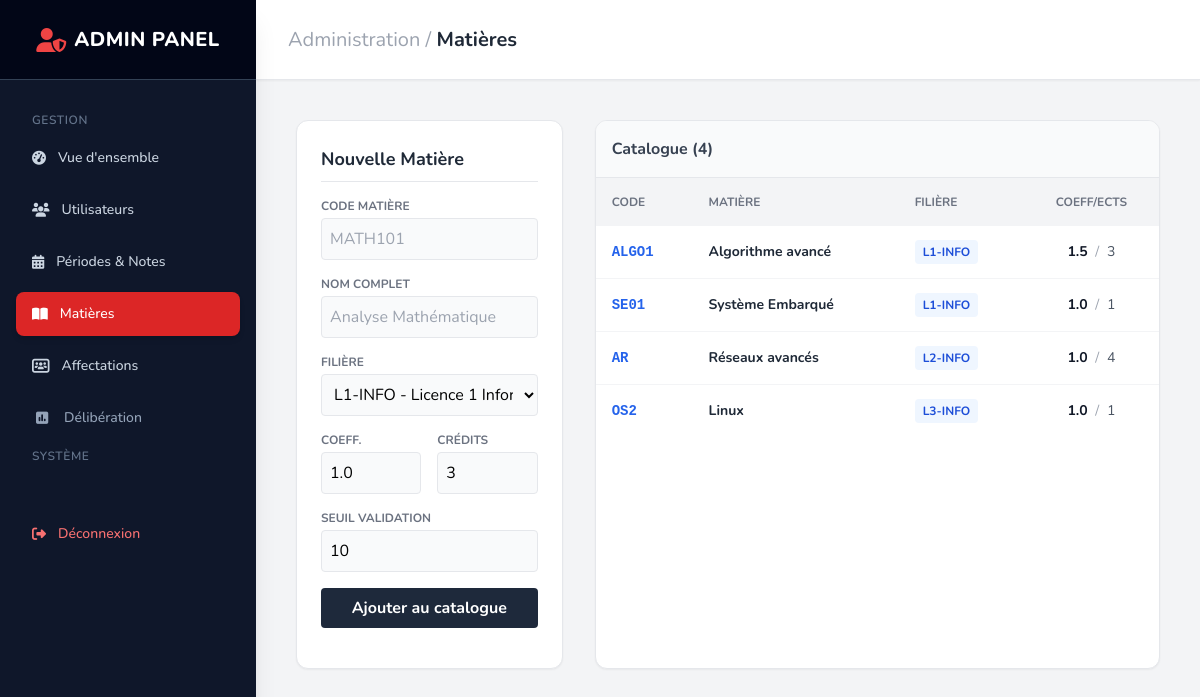
/index.php?page=admin_subjects (signed in), run on the app's committed database.
### tables this page shows
CREATE TABLE IF NOT EXISTS `matieres` (
  `id` int NOT NULL,
  `code` varchar(20) NOT NULL,
  `nom` varchar(150) NOT NULL,
  `filiere_id` int NOT NULL,
  `coefficient` decimal(3,1) DEFAULT '1.0',
  `credits` int DEFAULT NULL,
  `seuil_validation` decimal(4,2) DEFAULT '10.00',
  `actif` tinyint(1) DEFAULT '1',
  `date_creation` timestamp NULL DEFAULT CURRENT_TIMESTAMP
);

CREATE TABLE IF NOT EXISTS `filieres` (
  `id` int NOT NULL,
  `code` varchar(20) NOT NULL,
  `nom` varchar(150) NOT NULL,
  `niveau` varchar(20) DEFAULT NULL,
  `responsable_id` int DEFAULT NULL,
  `actif` tinyint(1) DEFAULT '1',
  `date_creation` timestamp NULL DEFAULT CURRENT_TIMESTAMP
);

### controllers/admin/SubjectController.php (called while the page is built, shortened)
<?php
class SubjectController
{
    public function index()
    {
        $subjectModel = new Subject();
        $matieres = $subjectModel->getAllWithFiliere();
        $filieres = $subjectModel->getAllFilieres();
        require 'views/admin/subjects/index.php';
    }
}

### config/database.php (called while the page is built, shortened)
<?php
class Database
{
    private static $instance = null;
    private function __construct()
    {
        $host = 'localhost';
        $db   = 'gestion_notes';
        $user = 'root';
        $pass = '';
        $charset = 'utf8mb4';
        $dsn = "mysql:host=$host;dbname=$db;charset=$charset";
        $options = [
            PDO::ATTR_ERRMODE            => PDO::ERRMODE_EXCEPTION,
            PDO::ATTR_DEFAULT_FETCH_MODE => PDO::FETCH_ASSOC,
            PDO::ATTR_EMULATE_PREPARES   => false,
        ];
        try {
            $this->pdo = new PDO($dsn, $user, $pass, $options);
        } catch (PDOException $e) {
            throw new PDOException($e->getMessage(), (int)$e->getCode());
        }
    }
    public static function getConnection()
    {
        if (self::$instance == null) {
            self::$instance = new Database();
        }
        return self::$instance->pdo;
    }
}

### models/Subject.php (called while the page is built, shortened)
<?php
class Subject
{
    private $db;
    public function __construct()
    {
        $this->db = Database::getConnection();
    }
    public function getAllWithFiliere()
    {
        return $this->db->query("SELECT m.*, f.nom as nom_filiere, f.code as code_filiere
                                 FROM matieres m
                                 JOIN filieres f ON m.filiere_id = f.id
                                 ORDER BY f.code ASC, m.nom ASC")->fetchAll();
    }
    public function getAllFilieres()
    {
        return $this->db->query("SELECT * FROM filieres ORDER BY nom ASC")->fetchAll();
    }
}

### views/admin/subjects/index.php (the view, shortened to what this page needs)
<?php require 'views/layout/header.php'; ?>
<div class="flex h-screen bg-gray-100 font-sans overflow-hidden">
    <?php require 'views/admin/sidebar.php'; ?>
    <main class="flex-grow flex flex-col h-screen overflow-y-auto">
        <header class="h-20 bg-white shadow-sm flex items-center justify-between px-8 sticky top-0 z-10 border-b border-gray-200">
            <h1 class="text-xl font-bold text-gray-800">
                <span class="text-gray-400 font-normal">Administration /</span> Matières
            </h1>
        </header>
        <div class="p-6 lg:p-10 space-y-8">
            <div class="grid grid-cols-1 lg:grid-cols-3 gap-8">
                <div class="bg-white rounded-xl shadow-sm border border-gray-200 p-6 h-fit">
                    <h2 class="text-lg font-bold text-gray-800 mb-4 border-b pb-2">Nouvelle Matière</h2>
                    <form action="index.php?page=admin_subjects" method="POST">
                        <div class="space-y-4">
                            <div>
                                <label class="block text-xs font-bold text-gray-500 uppercase mb-1">Code Matière</label>
                                <input type="text" name="code" placeholder="MATH101" required
                                    class="w-full bg-gray-50 border border-gray-200 rounded p-2 focus:ring-2 focus:ring-blue-500 outline-none uppercase">
                            </div>
                            <div>
                                <label class="block text-xs font-bold text-gray-500 uppercase mb-1">Nom Complet</label>
                                <input type="text" name="nom" placeholder="Analyse Mathématique" required
                                    class="w-full bg-gray-50 border border-gray-200 rounded p-2 focus:ring-2 focus:ring-blue-500 outline-none">
                            </div>
                            <div>
                                <label class="block text-xs font-bold text-gray-500 uppercase mb-1">Filière</label>
                                <select name="filiere_id" required class="w-full bg-gray-50 border border-gray-200 rounded p-2 focus:ring-2 focus:ring-blue-500 outline-none">
                                    <?php foreach ($filieres as $f): ?>
                                        <option value="<?= $f['id'] ?>"><?= htmlspecialchars($f['code'] . ' - ' . $f['nom']) ?></option>
                                    <?php endforeach; ?>
                                </select>
                            </div>
                            <div class="grid grid-cols-2 gap-4">
                                <div>
                                    <label class="block text-xs font-bold text-gray-500 uppercase mb-1">Coeff.</label>
                                    <input type="number" step="0.1" name="coefficient" value="1.0" required
                                        class="w-full bg-gray-50 border border-gray-200 rounded p-2 focus:ring-2 focus:ring-blue-500 outline-none">
                                </div>
                                <div>
                                    <label class="block text-xs font-bold text-gray-500 uppercase mb-1">Crédits</label>
                                    <input type="number" name="credits" value="3" required
                                        class="w-full bg-gray-50 border border-gray-200 rounded p-2 focus:ring-2 focus:ring-blue-500 outline-none">
                                </div>
                            </div>
                            <div>
                                <label class="block text-xs font-bold text-gray-500 uppercase mb-1">Seuil Validation</label>
                                <input type="number" step="0.5" name="seuil_validation" value="10" required
                                    class="w-full bg-gray-50 border border-gray-200 rounded p-2 focus:ring-2 focus:ring-blue-500 outline-none">
                            </div>
                            <button type="submit" class="w-full bg-slate-800 text-white font-bold py-2 rounded hover:bg-slate-700 transition">
                                Ajouter au catalogue
                            </button>
                        </div>
                    </form>
                </div>
                <div class="lg:col-span-2 bg-white rounded-xl shadow-sm border border-gray-200 overflow-hidden">
                    <div class="p-4 border-b bg-gray-50 flex justify-between items-center">
                        <h3 class="font-bold text-gray-700">Catalogue (<?= count($matieres) ?>)</h3>
                    </div>
                    <div class="overflow-x-auto">
                        <table class="w-full text-left text-sm">
                            <thead class="bg-gray-100 text-gray-500 uppercase text-xs">
                                <tr>
                                    <th class="p-4">Code</th>
                                    <th class="p-4">Matière</th>
                                    <th class="p-4">Filière</th>
                                    <th class="p-4 text-center">Coeff/ECTS</th>
                                </tr>
                            </thead>
                            <tbody class="divide-y divide-gray-100">
                                <?php foreach ($matieres as $m): ?>
                                    <tr class="hover:bg-gray-50">
                                        <td class="p-4 font-mono font-bold text-blue-600"><?= htmlspecialchars($m['code']) ?></td>
                                        <td class="p-4 font-bold text-gray-800"><?= htmlspecialchars($m['nom']) ?></td>
                                        <td class="p-4 text-gray-600">
                                            <span class="bg-blue-50 text-blue-700 px-2 py-1 rounded text-xs font-bold">
                                                <?= htmlspecialchars($m['code_filiere']) ?>
                                            </span>
                                        </td>
                                        <td class="p-4 text-center">
                                            <span class="text-gray-900 font-bold"><?= $m['coefficient'] ?></span>
                                            <span class="text-gray-400 mx-1">/</span>
                                            <span class="text-gray-600"><?= $m['credits'] ?></span>
                                        </td>
                                    </tr>
                                <?php endforeach; ?>
                            </tbody>
                        </table>
                    </div>
                </div>
            </div>
        </div>
    </main>
</div>
<?php require 'views/layout/footer.php'; ?>

### data on the page
matieres: code "ALGO1", nom "Algorithme avancé", filiere.code "L1-INFO", coefficient "1.5", credits "3"
matieres: code "SE01", nom "Système Embarqué", filiere.code "L1-INFO", coefficient "1.0", credits "1"
matieres: code "AR", nom "Réseaux avancés", filiere.code "L2-INFO", coefficient "1.0", credits "4"
matieres: code "OS2", nom "Linux", filiere.code "L3-INFO", coefficient "1.0", credits "1"

### other printed values
count($matieres) "4"
form field filiere_id "L1-INFO - Licence 1 Informatique"
